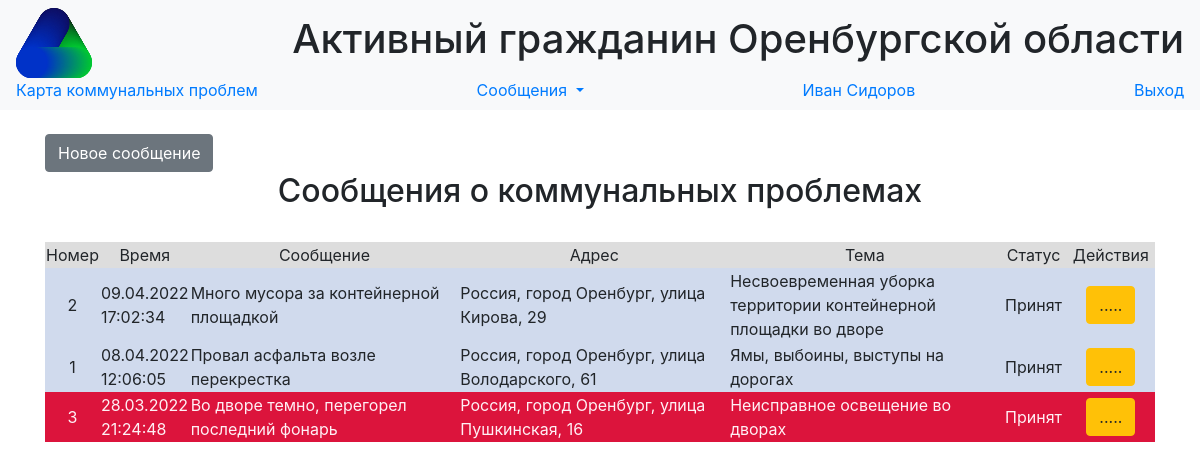
The app's page /calls (signed in), older data.
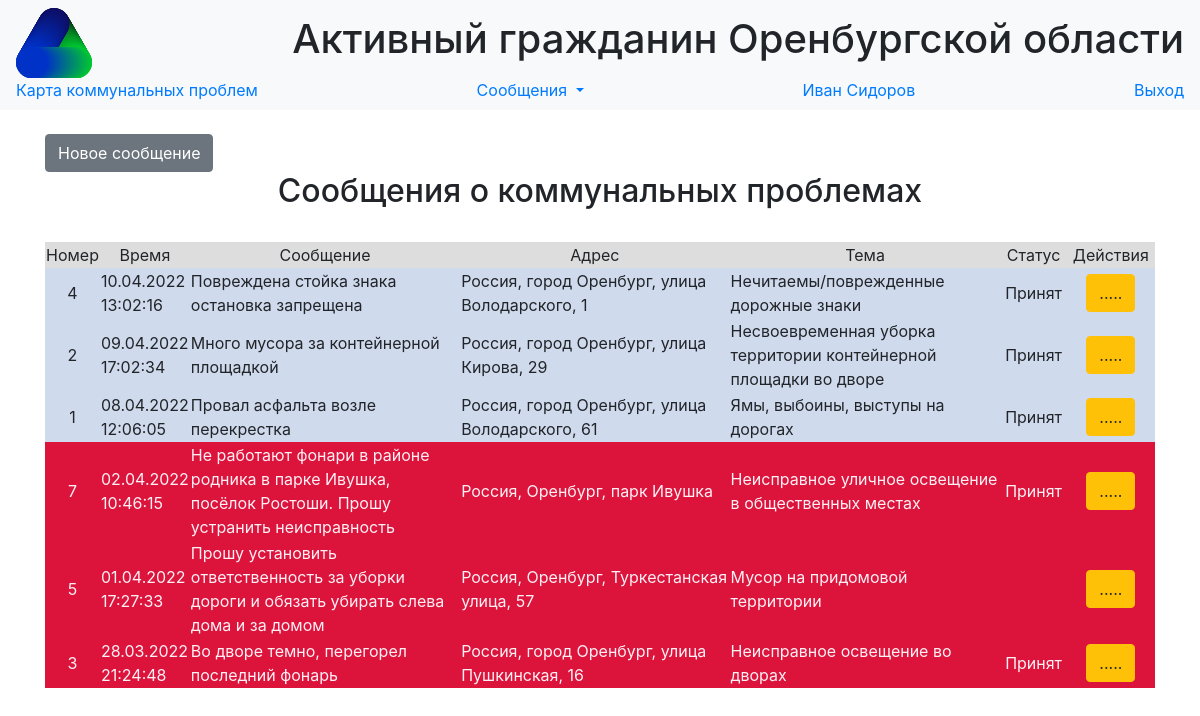
The same page, newer data.
### data/users.py (models this page shows, shortened)
class User(SqlAlchemyBase, UserMixin,SerializerMixin):
    __tablename__ = 'users'
    id = sqlalchemy.Column(sqlalchemy.Integer,
                           primary_key=True, autoincrement=True)
    surname = sqlalchemy.Column(sqlalchemy.String, nullable=True)
    name = sqlalchemy.Column(sqlalchemy.String, nullable=True)
    position = sqlalchemy.Column(sqlalchemy.String, nullable=True)
    locality = sqlalchemy.Column(sqlalchemy.String, nullable=True)
    email = sqlalchemy.Column(sqlalchemy.String,
                              index=True, unique=True, nullable=True)
    hashed_password = sqlalchemy.Column(sqlalchemy.String, nullable=True)
    modified_date = sqlalchemy.Column(sqlalchemy.DateTime,
                                      default=datetime.datetime.now)

### data/calls.py (models this page shows, shortened)
class Call(SqlAlchemyBase, SerializerMixin):
    __tablename__ = 'calls'
    id = sqlalchemy.Column(sqlalchemy.Integer,
                           primary_key=True, autoincrement=True)
    message = sqlalchemy.Column(sqlalchemy.String, nullable=True)
    address = sqlalchemy.Column(sqlalchemy.String, nullable=True)
    point = sqlalchemy.Column(sqlalchemy.String, nullable=True)
    service = sqlalchemy.Column(sqlalchemy.String, nullable=True)
    status = sqlalchemy.Column(sqlalchemy.String, nullable=True)
    call_time = sqlalchemy.Column(sqlalchemy.DateTime,
                                  default=datetime.datetime.utcnow())
    finish_time = sqlalchemy.Column(sqlalchemy.DateTime,
                                    nullable=True)
    answer = sqlalchemy.Column(sqlalchemy.String, nullable=True)

### main.py (the view)
@app.route('/calls')
@login_required
def calls():
    db_sess = db_session.create_session()
    calls = db_sess.query(Call).order_by(desc(Call.call_time)).all()
    db_sess.commit()
    return render_template('calls.html', calls=calls, time_now=datetime.datetime.today())

### data/db_session.py (called while the page is built)
def create_session() -> Session:
    global __factory
    return __factory()

### main.py (called while the page is built)
@login_manager.user_loader
def load_user(user_id):
    db_sess = db_session.create_session()
    return db_sess.query(User).get(user_id)

### templates/calls.html (shortened to what this page needs)
{% extends "base.html" %}
{% block content %}
{% set STATUSES  = {"received": "Принят", "serviced": "Выполняется", "finished":  "Завершен"} %}
<br>
{% if current_user.is_authenticated %}
    <a href="/add_call" class="btn btn-secondary">Новое сообщение</a>
{% endif %}
<br>
<h2 align="center">Сообщения о коммунальных проблемах</h2>
<br>
<div class="table_container">
    <table class="my_table">
        <tr class="my_row">
            <td class="title" width="2%" bgcolor="#dddddd" align="center">Номер</td>
            <td class="title" width="5%" bgcolor="#dddddd" align="center">Время</td>
            <td class="title" width="25%" bgcolor="#dddddd" align="center">Сообщение</td>
            <td class="title" width="25%" bgcolor="#dddddd" align="center">Адрес</td>
            <td class="title" width="25%" bgcolor="#dddddd" align="center">Тема</td>
            <td class="title" width="6%" bgcolor="#dddddd" align="center">Статус</td>
            <td class="title" width="8%" bgcolor="#dddddd" align="center">Действия</td>
        </tr>
        {% for call in calls %}
            {% if (time_now - call.call_time).days >= 10 and call.status != "finished" %}
                {%  set color = "#dc143c" %}
                {% set text_color = "#FFF0F5" %}
            {% else %}
                {% set color = "#d0daed"  %}
                {% set text_color = "ffffff" %}
            {% endif %}
        <tr class="my_row">
            <td class="ordinary" bgcolor ={{color}} align="center" style="color:{{text_color}}">{{ call.id }}</td>
            <td class="ordinary" bgcolor ={{color}} style="color:{{text_color}}">{{ moment(call.call_time).format("DD.MM.YYYY HH:mm:ss") }}</td>
            <td class="ordinary" bgcolor ={{color}} style="color:{{text_color}}">{{ call.message }}</td>
            <td class="ordinary" bgcolor ={{color}} style="color:{{text_color}}">
                <span class="ymaps-geolink">
                        {{ call.address }}
                </span>
            </td>
            <td class="ordinary" bgcolor ={{color}} style="color:{{text_color}}">
                {{ call.service }}
            </td>
            <td class="ordinary" bgcolor ={{color}} align="center" style="color:{{text_color}}">{{ STATUSES[call.status] }}</td>
            <td class="ordinary" bgcolor ={{color}} align="center" style="color:{{text_color}}">
                {% if current_user.is_authenticated %}
                <div>       <a href="/calls/{{ call.id }}" class="btn btn-warning">.....</a>
                </div>
                {% endif %}
            </td>
        </tr>
        {% endfor %}
    </table>
</div>
{% endblock %}

### templates/base.html (shortened to what this page needs)
<!DOCTYPE html>
<html lang="en">
<head>
    <link rel="stylesheet" href="../static/css/bootstrap.min.css">
    <link rel="stylesheet" type="text/css" href="../static/css/style.css" />
</head>
  <body>
    <header>
      <nav class="navbar navbar-light bg-light">
          <img src="/static/favicon.svg" height = "70px">
          <h1>Активный гражданин Оренбургской области </h1>
          <a class="nav-brand" href="/map">Карта коммунальных проблем</a>
          {% if current_user.is_authenticated %}
          <div class="nav-item dropdown">
          <a class="nav-brand dropdown-toggle" href="#" id="navbarDropdownMenuLink" role="button"
             data-toggle="dropdown" aria-haspopup="true" aria-expanded="false"> Сообщения </a>
          </div>
          <a class="navbar-link" href="/users/{{current_user.id}}">{{current_user.name}} {{current_user.surname}}</a>
          <a class="navbar-link" href="/logout">Выход</a>
          {% else %}
            <p>
                <a class="btn btn-success" href="/login">Войти</a>
                <a class="btn btn-primary " href="/register">Зарегистрироваться</a>
            </p>
          {% endif %}
      </nav>
    </header>
    <main role="main" class="container">
        {% block content %}
        {% endblock %}
    </main>
  </body>
</html>

Row changes from the older to the newer data that the page shows:
added Call: id "4", call_time "10.04.2022 13:02:16", message "Повреждена стойка знака остановка запрещена", address "Россия, город Оренбург, улица Володарского, 1", service "Нечитаемы/поврежденные дорожные знаки", status "Принят"
added Call: id "7", call_time "02.04.2022 10:46:15", message "Не работают фонари в районе родника в парке Ивушка, посёлок Ростоши. Прошу устранить неисправность", address "Россия, Оренбург, парк Ивушка", service "Неисправное уличное освещение в общественных местах", status "Принят"
added Call: id "5", call_time "01.04.2022 17:27:33", message "Прошу установить ответственность за уборки дороги и обязать убирать слева дома и за домом", address "Россия, Оренбург, Туркестанская улица, 57", service "Мусор на придомовой территории"
